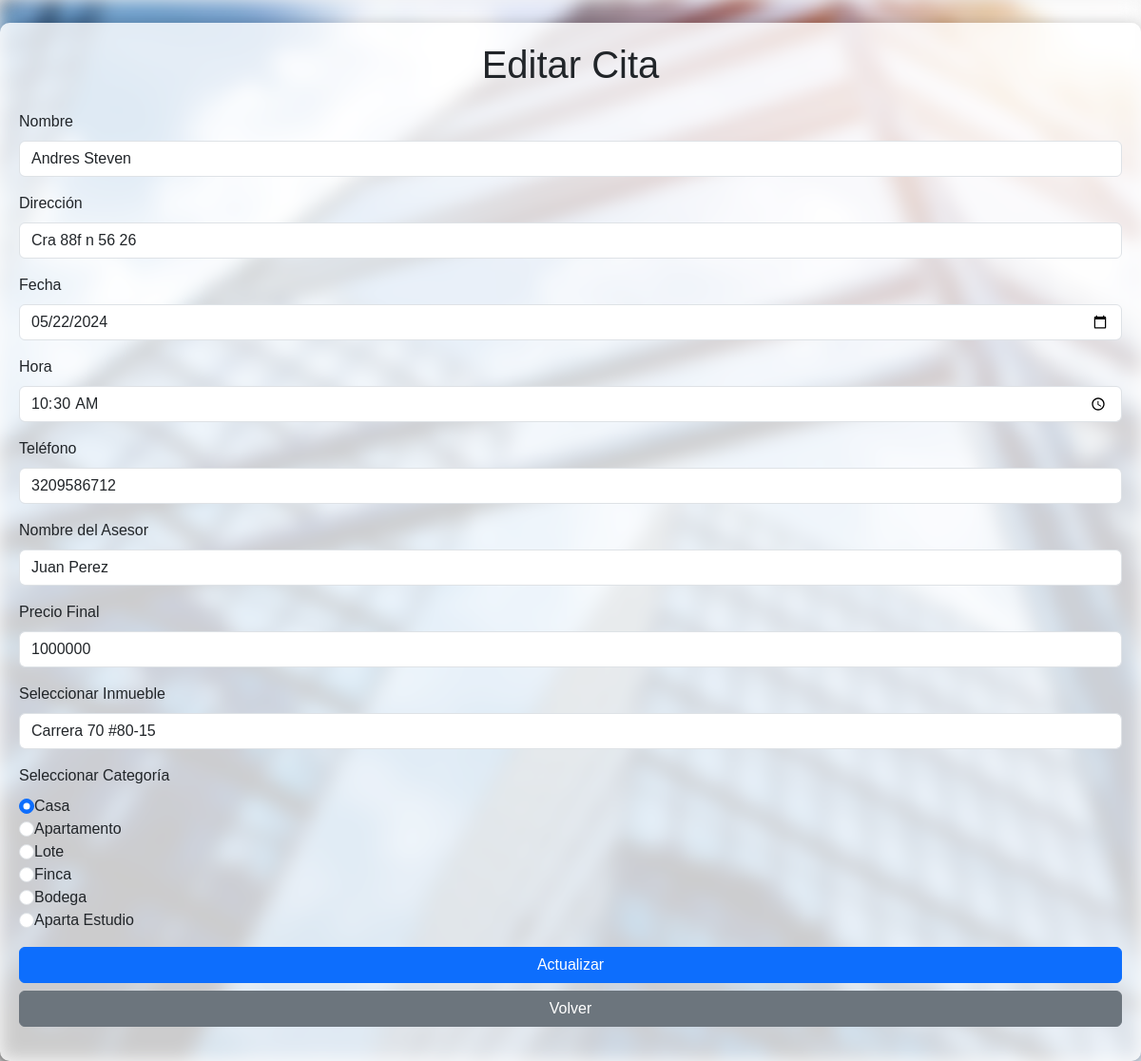
The app's page /crudcitas/editar.php?id=1 with its own data.
### tables this page shows
CREATE TABLE `tblcita` (
  `IdCita` int(11) NOT NULL,
  `IdUsuario` int(11) NOT NULL,
  `Nombre_usuario` varchar(30) NOT NULL,
  `Nombre_asesor` varchar(30) NOT NULL,
  `Dirección` varchar(20) NOT NULL,
  `Fecha` date NOT NULL,
  `Hora` time NOT NULL,
  `Telefono` varchar(10) NOT NULL,
  `codigoc` int(11) NOT NULL,
  `infoinmueble` varchar(50) NOT NULL,
  `Precio_final` varchar(200) NOT NULL
);

CREATE TABLE `tblcategoria` (
  `IdCategoria` int(11) NOT NULL,
  `Nombres` varchar(40) NOT NULL
);

### crudcitas/editar.php (the view, shortened to what this page needs)
<!DOCTYPE html>
<html lang="en">
<head>
    <link href="https://cdn.jsdelivr.net/npm/bootstrap@5.3.2/dist/css/bootstrap.min.css" rel="stylesheet">
    <link rel="stylesheet" href="../codigo_css/crudstyles.css">
</head>
<body>
<div class="background"></div>
    <?php
    include 'conexion.php';
    if (isset($_GET['id'])) {
        $idCita = $_GET['id'];
        $consulta = "SELECT * FROM TBLCita WHERE IdCita = $idCita";
        $resultado = mysqli_query($con, $consulta);
        if (mysqli_num_rows($resultado) === 1) {
            $cita = mysqli_fetch_assoc($resultado);
        } else {
            echo '<div class="alert alert-danger" role="alert">Cita no encontrada.</div>';
            exit;
        }
    } else {
        echo '<div class="alert alert-danger" role="alert">ID de cita no proporcionado.</div>';
        exit;
    }
    ?>
    <div class="container mt-4">
        <h1 class="text-center mb-4">Editar Cita</h1>
        <form action="" method="post">
            <div class="mb-3">
                <label for="nombre" class="form-label">Nombre</label>
                <input type="text" class="form-control" name="nombre" value="<?php echo $cita['Nombre_usuario']; ?>" required>
            </div>
            <div class="mb-3">
                <label for="direccion" class="form-label">Dirección</label>
                <input type="text" class="form-control" name="direccion" value="<?php echo $cita['Dirección']; ?>" required>
            </div>
            <div class="mb-3">
                <label for="fecha" class="form-label">Fecha</label>
                <input type="date" class="form-control" name="fecha" value="<?php echo $cita['Fecha']; ?>" required>
            </div>
            <div class="mb-3">
                <label for="hora" class="form-label">Hora</label>
                <input type="time" class="form-control" name="hora" value="<?php echo $cita['Hora']; ?>" required>
            </div>
            <div class="mb-3">
                <label for="telefono" class="form-label">Teléfono</label>
                <input type="text" class="form-control" name="telefono" value="<?php echo $cita['Telefono']; ?>" required>
            </div>
            <div class="mb-3">
                <label for="nombre_asesor" class="form-label">Nombre del Asesor</label>
                <input type="text" class="form-control" name="nombre_asesor" value="<?php echo $cita['Nombre_asesor']; ?>" required>
            </div>
            <div class="mb-3">
                <label for="precio_final" class="form-label">Precio Final</label>
                <input type="text" class="form-control" name="precio_final" value="<?php echo $cita['Precio_final']; ?>" required>
            </div>
            <div class="mb-3">
                <label for="inmueble" class="form-label">Seleccionar Inmueble</label>
                <select class="form-control" name="inmueble" required>
                    <?php
                    $consultaInmuebles = "SELECT IdInmueble, Dirección FROM TBLInmueble";
                    $inmuebles = mysqli_query($con, $consultaInmuebles) or die("Problemas con la consulta de inmuebles: " . mysqli_error($con));
                    while ($inmueble = mysqli_fetch_array($inmuebles)) {
                        $selected = ($inmueble['IdInmueble'] == $cita['infoinmueble']) ? 'selected' : '';
                        echo '<option value="' . $inmueble['IdInmueble'] . '" ' . $selected . '>' . $inmueble['Dirección'] . '</option>';
                    }
                    ?>
                </select>
            </div>
            <div class="mb-3">
                <label class="form-label">Seleccionar Categoría</label><br>
                <?php
                $registros = mysqli_query($con, "SELECT IdCategoria, Nombres FROM TBLCategoria") or die("Problemas con el select de categorías: " . mysqli_error($con));
                while ($reg = mysqli_fetch_array($registros)) {
                    $checked = ($reg['IdCategoria'] == $cita['codigoc']) ? 'checked' : '';
                    echo '<input class="form-check-input" type="radio" name="categoria" value="' . $reg['IdCategoria'] . '" id="categoria_' . $reg['IdCategoria'] . '" ' . $checked . '>';
                    echo '<label class="form-check-label" for="categoria_' . $reg['IdCategoria'] . '">' . $reg['Nombres'] . '</label><br>';
                }
                ?>
            </div>
            <div class="mb-3 d-grid gap-2">
                <button type="submit" name="actualizar" class="btn btn-primary">Actualizar</button>
                <a href="javascript:history.go(-1)" class="btn btn-secondary">Volver</a>
            </div>
        </form>
    </div>
</body>
</html>

### codigo_css/crudstyles.css (style rules this page uses)
body, h1, h2, h3, p, ul, li, form, input, select, button { margin: 0; padding: 0; box-sizing: border-box; }
body { font-family: Arial, sans-serif; background-color: #f5f5f5; }
.background { position: fixed; top: 0; left: 0; width: 100%; height: 100%; background-image: url('../imagenes/1663700343081.jpg'); background-size: cover; background-position: center; background-repeat: no-repeat; filter: blur(10px); z-index: -1; }
.container { max-width: 1200px; margin: 0 auto; padding: 20px; background: rgba(255, 255, 255, 0.8); border-radius: 10px; box-shadow: 0 0 15px rgba(0, 0, 0, 0.2); position: relative; z-index: 1; overflow: auto; }

### records on screen
tblcita: nombre "Andres Steven", direccion "Cra 88f n 56 26", fecha "05/22/2024", hora "10:30:00", telefono "3209586712", nombre_asesor "Juan Perez", precio_final "1000000"
tblcategoria: Nombres "Casa"
tblcategoria: Nombres "Apartamento"
tblcategoria: Nombres "Lote"
tblcategoria: Nombres "Finca"
tblcategoria: Nombres "Bodega"
tblcategoria: Nombres "Aparta Estudio"

### other values on screen
form field inmueble "Carrera 70 #80-15"
